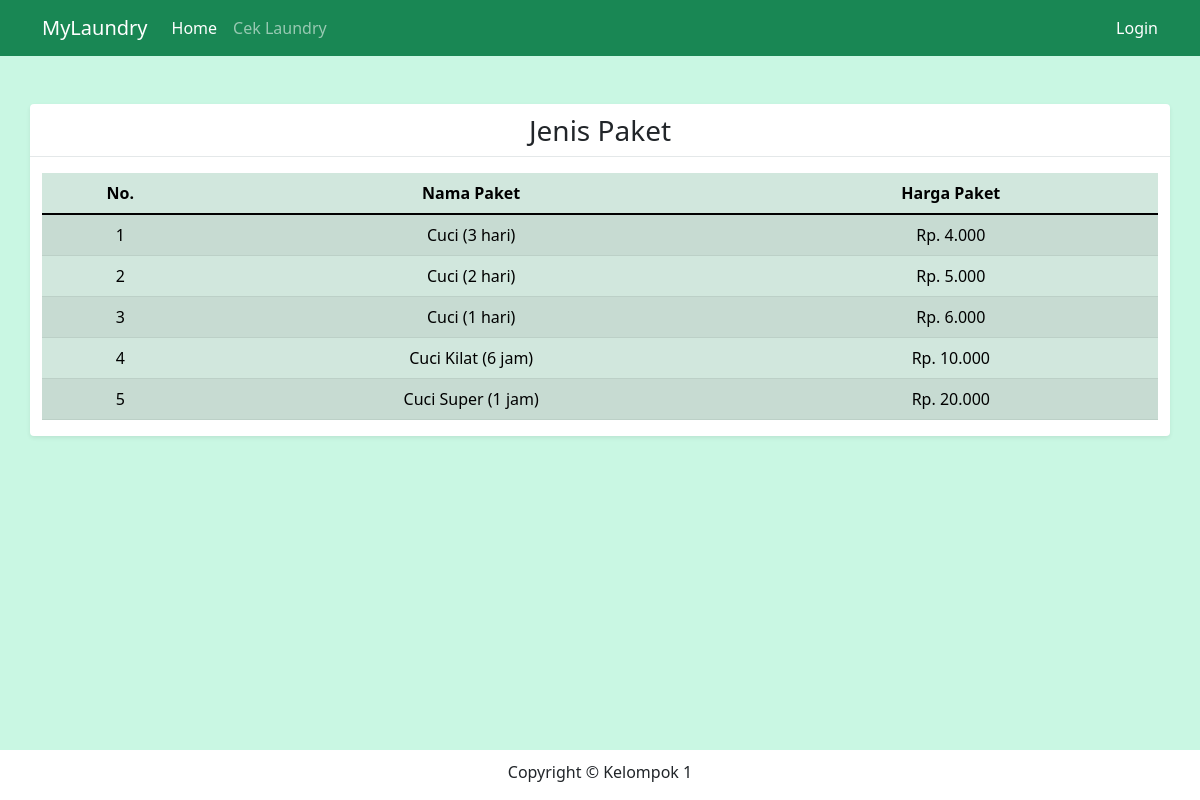
The page / on the database its author committed.
### tables this page shows
CREATE TABLE `paket` (
  `kode_paket` varchar(20) NOT NULL,
  `nama_paket` varchar(50) NOT NULL,
  `harga_paket` varchar(20) NOT NULL
);

### application/controllers/Home.php (called while the page is built, shortened)
<?php
class Home extends CI_Controller
{
    public function index()
    {
        $isi['paket'] = $this->db->get('paket')->result();
        $this->load->view('frontend/header');
        $this->load->view('frontend/home', $isi);
        $this->load->view('frontend/footer');
    }
}

### index.php (called while the page is built, shortened)
<?php
require_once BASEPATH.'core/CodeIgniter.php';

### application/views/frontend/home.php (the view)
<div class="container">
    <div class="table-head row my-5 bg-white shadow-sm d-flex justify-content-around align-items-center rounded">
        <div class="row">
            <div class="col-md-12">
                <h3 class="text-center">Jenis Paket</h3>
            </div>
        </div>
        <hr>
        <div class="col-lg-12">
            <div class="table-responsive">
                <table class="table table-success table-striped">
                    <thead>
                        <tr>
                            <th>No.</th>
                            <th>Nama Paket</th>
                            <th>Harga Paket</th>
                        </tr>
                    </thead>
                    <tbody>
                        <?php
                        $no = 1;
                        foreach ($paket as $row) { ?>
                            <tr>
                                <td><?= $no++; ?></td>
                                <td><?= $row->nama_paket; ?></td>
                                <td><?= "Rp. " . number_format($row->harga_paket, 0, '.', '.'); ?></td>
                            <?php } ?>
                    </tbody>
                </table>
            </div>
        </div>
    </div>
</div>

### assets/css/style.css (style rules this page uses)
:root { --main-bg-color: #009d63; --main-text-color: #009d63; --second-text-color: #bbbec5; --second-bg-color: #c1efde; }
hr { background-color: #95a5a6; }
.table-head .row { margin-top: 10px; }
.table > tbody > tr > * { vertical-align: middle; }
.col-lg-12 { text-align: center; }

### rows shown on the page
paket: nama_paket "Cuci (3 hari)", harga_paket "4.000"
paket: nama_paket "Cuci (2 hari)", harga_paket "5.000"
paket: nama_paket "Cuci (1 hari)", harga_paket "6.000"
paket: nama_paket "Cuci Kilat (6 jam)", harga_paket "10.000"
paket: nama_paket "Cuci Super (1 jam)", harga_paket "20.000"
